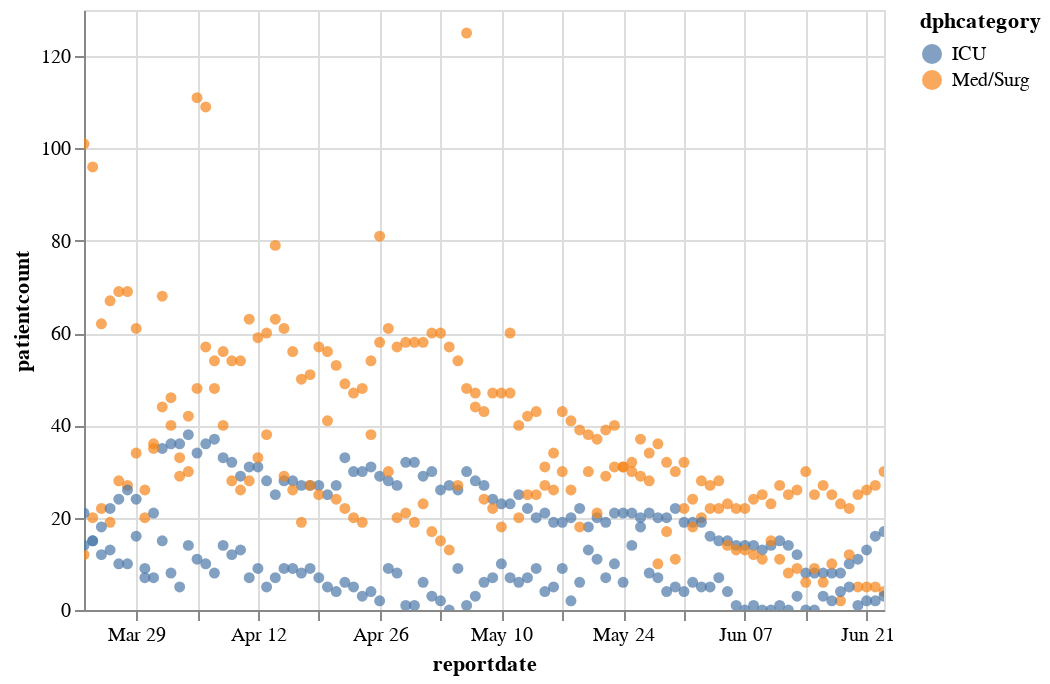

Write notebook code for a chart like this one.
### Code cell
import altair as alt

alt.Chart(hospitalizations).mark_circle().encode(
    x='reportdate',
    y='patientcount',
    color='dphcategory',
    tooltip=['reportdate', 'patientcount']
).interactive()

### Figure 1 — Vega-Lite specification as saved in the notebook (floating-point values rounded to 4 significant figures; data arrays with more than 128 entries replaced by an {"elided": "..."} marker saying what was removed)
{"config": {"view": {"width": 400, "height": 300}, "mark": {"tooltip": null}}, "data": {"name": "data-8328942516e8977db3aabd8b60f0b569"}, "mark": "circle", "encoding": {"color": {"type": "nominal", "field": "dphcategory"}, "tooltip": [{"type": "temporal", "field": "reportdate"}, {"type": "quantitative", "field": "patientcount"}], "x": {"type": "temporal", "field": "reportdate"}, "y": {"type": "quantitative", "field": "patientcount"}}, "selection": {"selector001": {"type": "interval", "bind": "scales", "encodings": ["x", "y"]}}, "$schema": "https://vega.github.io/schema/vega-lite/v3.4.0.json", "datasets": {"data-8328942516e8977db3aabd8b60f0b569": {"elided": "372 records"}}}
